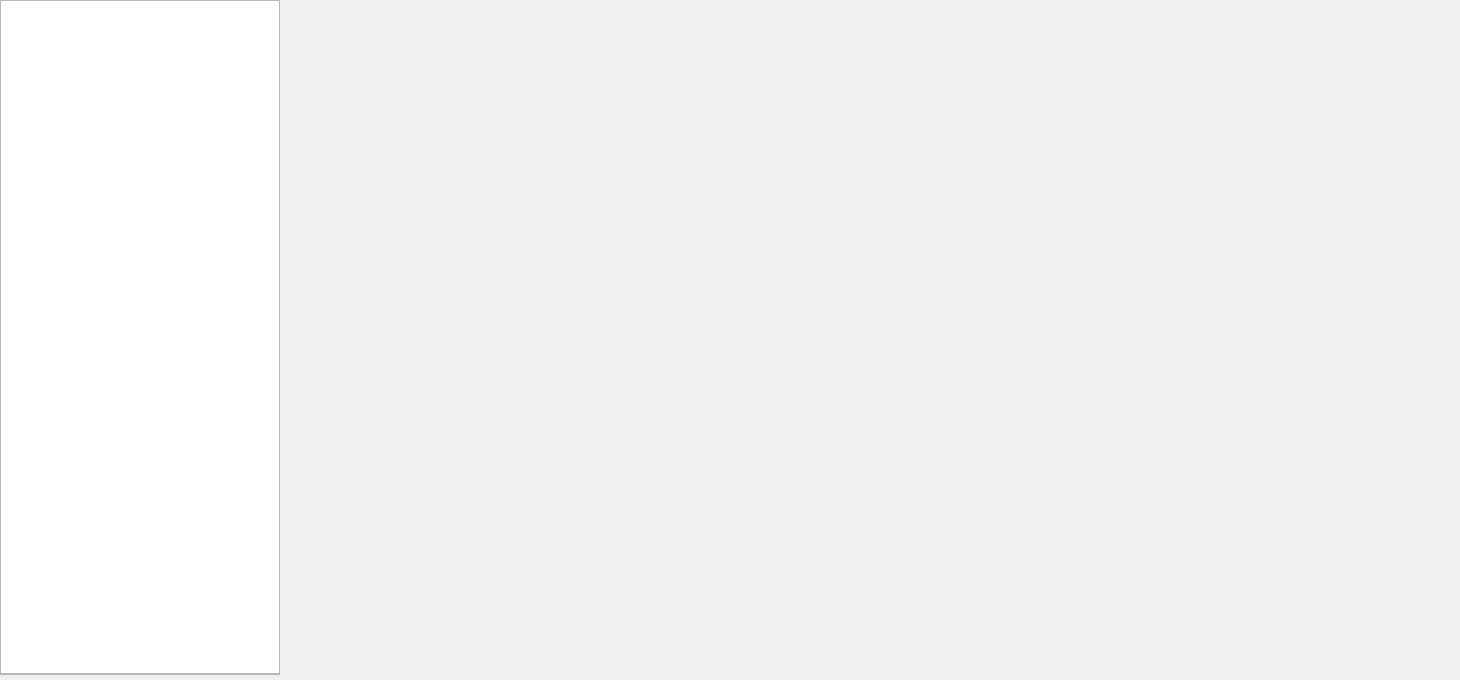
<?xml version="1.0" encoding="UTF-8"?>
<ui version="4.0">
 <class>TrkRWCDebugWgt</class>
 <widget class="QWidget" name="TrkRWCDebugWgt">
  <property name="geometry">
   <rect>
    <x>0</x>
    <y>0</y>
    <width>1460</width>
    <height>680</height>
   </rect>
  </property>
  <property name="windowTitle">
   <string>Form</string>
  </property>
  <widget class="QFrame" name="line_v_2">
   <property name="geometry">
    <rect>
     <x>279</x>
     <y>0</y>
     <width>1</width>
     <height>674</height>
    </rect>
   </property>
   <property name="frameShape">
    <enum>QFrame::StyledPanel</enum>
   </property>
   <property name="frameShadow">
    <enum>QFrame::Raised</enum>
   </property>
   <property name="lines" stdset="0">
    <string>solid</string>
   </property>
  </widget>
  <widget class="QFrame" name="line_v_1">
   <property name="geometry">
    <rect>
     <x>0</x>
     <y>0</y>
     <width>1</width>
     <height>674</height>
    </rect>
   </property>
   <property name="frameShape">
    <enum>QFrame::StyledPanel</enum>
   </property>
   <property name="frameShadow">
    <enum>QFrame::Raised</enum>
   </property>
   <property name="lines" stdset="0">
    <string>solid</string>
   </property>
  </widget>
  <widget class="QStackedWidget" name="stackedWidget_center">
   <property name="geometry">
    <rect>
     <x>283</x>
     <y>0</y>
     <width>1176</width>
     <height>674</height>
    </rect>
   </property>
   <property name="styleSheet">
    <string notr="true"/>
   </property>
  </widget>
  <widget class="QFrame" name="line_h_2">
   <property name="geometry">
    <rect>
     <x>0</x>
     <y>674</y>
     <width>280</width>
     <height>1</height>
    </rect>
   </property>
   <property name="frameShape">
    <enum>QFrame::StyledPanel</enum>
   </property>
   <property name="frameShadow">
    <enum>QFrame::Raised</enum>
   </property>
   <property name="lines" stdset="0">
    <string>solid</string>
   </property>
  </widget>
  <widget class="QFrame" name="line_h">
   <property name="geometry">
    <rect>
     <x>0</x>
     <y>0</y>
     <width>280</width>
     <height>1</height>
    </rect>
   </property>
   <property name="frameShape">
    <enum>QFrame::StyledPanel</enum>
   </property>
   <property name="frameShadow">
    <enum>QFrame::Raised</enum>
   </property>
   <property name="lines" stdset="0">
    <string>solid</string>
   </property>
  </widget>
  <widget class="QTableWidget" name="ModuleLstTbl">
   <property name="geometry">
    <rect>
     <x>0</x>
     <y>0</y>
     <width>280</width>
     <height>674</height>
    </rect>
   </property>
   <property name="showGrid">
    <bool>false</bool>
   </property>
   <attribute name="verticalHeaderDefaultSectionSize">
    <number>46</number>
   </attribute>
  </widget>
 </widget>
 <resources/>
 <connections/>
</ui>
